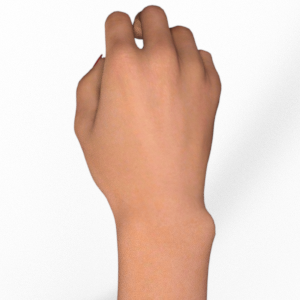
#> input picture Rock_Paper_Scissors/Rock-Paper-Scissors/Rock-Paper-Scissors/test/rock/testrock01-10.png, 300 x 300 px, found by its file name
$ jupyter execute --allow-errors RockPaperScissors_Final.ipynb
#> lines starting #> are read from the running program, lines starting #| are printed output that depends on the picture; after the words box and inside, x2 and y2 are one past the last pixel; in counts of white or black regions, pixels touching at a corner belong together
[cell 1]
# --------------------
# PART 0: Imports
# --------------------
from google.colab import drive
import os
import cv2
import numpy as np
import pandas as pd
import matplotlib.pyplot as plt
from sklearn.metrics import f1_score
from sklearn.neighbors import KNeighborsClassifier
from sklearn.preprocessing import StandardScaler
from sklearn.model_selection import GridSearchCV, KFold
from sklearn.utils import shuffle

[cell 2]
# ------------------------------------------
# PART 1: Mount Drive & Set Correct Paths
# ------------------------------------------
drive.mount('/content/drive')

base_dir = '/content/drive/MyDrive/ML_Project/Rock_Paper_Scissors/Rock-Paper-Scissors'
train_dir = os.path.join(base_dir, 'train')
test_dir = os.path.join(base_dir, 'test')

categories = ['rock', 'paper', 'scissors']
IMG_SIZE = 48

[cell 3]
# ------------------------------------
# PART 2: Load Dataset & Shuffle
# ------------------------------------
def load_data(directory):
    """Load images and labels from a given directory with early resizing and shuffling."""
    X, y = [], []
    for category in categories:
        folder_path = os.path.join(directory, category)
        if not os.path.exists(folder_path):
            print(f"Warning: Folder not found -> {folder_path}")
            continue

        label = categories.index(category)
        for img_name in os.listdir(folder_path):
            img_path = os.path.join(folder_path, img_name)
            img = cv2.imread(img_path)
#> img is the input picture: shape (300, 300, 3); mean B, G, R 200.7, 211.2, 232.7
            if img is not None:
                # Convert to RGB for proper plotting and resize early to save RAM
                img_rgb = cv2.cvtColor(img, cv2.COLOR_BGR2RGB)
                img_resized = cv2.resize(img_rgb, (150, 150))
                X.append(img_resized)
                y.append(label)

    # Shuffle indices to prevent sequence bias and maintain exact mapping
    indices = np.arange(len(X))
#> indices = [0, 1]
    np.random.shuffle(indices)
    return np.array([X[i] for i in indices]), np.array([y[i] for i in indices])

print("Loading Train and Test datasets separately...")
X_train_raw, y_train = load_data(train_dir)
#> y_train = [1, 0]
X_test_raw, y_test = load_data(test_dir)
#> y_test = [0, 1]
print(f"Loaded {len(X_train_raw)} Train images and {len(X_test_raw)} Test images.")
#| Loaded 2 Train images and 2 Test images.

[cell 4]
# ------------------------------------------------------------------------
# PART 3: Feature Engineering (Aspect-Ratio Preserving Crop)
# ------------------------------------------------------------------------
def get_hand_mask_and_crop(img_rgb):
    """
    Applies Grayscale -> Gaussian Blur -> Otsu Thresholding -> Aspect-Ratio Preserving Crop.
    Padding the cropped bounding box to a perfect square before resizing prevents
    shape distortion (e.g., stopping 'Paper' from squashing and looking like 'Rock').
    """
    gray = cv2.cvtColor(img_rgb, cv2.COLOR_RGB2GRAY)
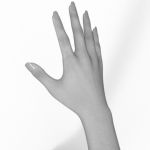
#> gray: shape (150, 150); min 103, max 254, mean 228.7
    blur = cv2.GaussianBlur(gray, (5, 5), 0)
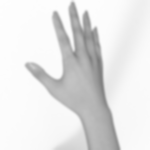
#> blur: shape (150, 150); min 123, max 254, mean 228.7

    # Otsu thresholding separates the hand from the white background
    _, thresh = cv2.threshold(blur, 0, 255, cv2.THRESH_BINARY_INV + cv2.THRESH_OTSU)
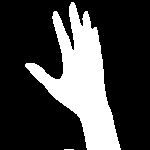
#> thresh: shape (150, 150); 25.6% white; 2 white regions (1 under 20 px), largest, box (x1, y1, x2, y2) and area: (25, 2, 121, 150) 5753

    # Find bounding box to crop out empty background
    points = cv2.findNonZero(thresh)
#> points = contour of 5763 points, box (x1, y1, x2, y2) (25, 2, 121, 150), area 2068
    if points is not None:
        x, y, w, h = cv2.boundingRect(points)
#> x = 25; y = 2; w = 96; h = 148
        cropped_hand = thresh[y:y+h, x:x+w]
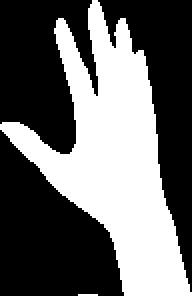
#> cropped_hand: shape (148, 96) (shown 2 times larger); 40.6% white; 2 white regions (1 under 20 px), largest, box (x1, y1, x2, y2) and area: (0, 0, 96, 148) 5753

        # Pad the image to a square BEFORE resizing to preserve aspect ratio
        max_dim = max(w, h)
#> max_dim = 148
        pad_top = (max_dim - h) // 2
#> pad_top = 0
        pad_bottom = max_dim - h - pad_top
#> pad_bottom = 0
        pad_left = (max_dim - w) // 2
#> pad_left = 26
        pad_right = max_dim - w - pad_left
#> pad_right = 26

        # Add black padding (value=0) around the hand
        square_hand = cv2.copyMakeBorder(cropped_hand, pad_top, pad_bottom, pad_left, pad_right, cv2.BORDER_CONSTANT, value=0)
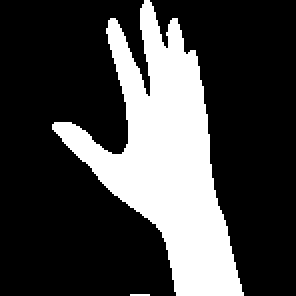
#> square_hand: shape (148, 148) (shown 2 times larger); 26.3% white; 2 white regions (1 under 20 px), largest, box (x1, y1, x2, y2) and area: (26, 0, 122, 148) 5753
    else:
        square_hand = thresh

    # Resize to the final grid
    resized = cv2.resize(square_hand, (IMG_SIZE, IMG_SIZE))
    return resized

print("\n--- Feature Engineering (Smart Square Crop) ---")
X_train_masks = np.array([get_hand_mask_and_crop(img) for img in X_train_raw])
#> in get_hand_mask_and_crop (call 2), `gray = cv2.cvtColor(img_rgb, cv2.COLOR_RGB2GRAY)`:
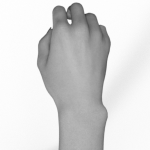
#> gray: shape (150, 150); min 61, max 254, mean 216.6
#> in get_hand_mask_and_crop (call 2), `blur = cv2.GaussianBlur(gray, (5, 5), 0)`:
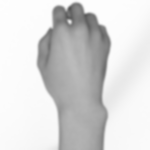
#> blur: shape (150, 150); min 87, max 254, mean 216.6
#> in get_hand_mask_and_crop (call 2), `_, thresh = cv2.threshold(blur, 0, 255, cv2.THRESH_BINARY_INV + cv2.TH..`:
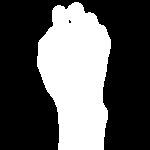
#> thresh: shape (150, 150); 35.6% white; 1 white region, box (x1, y1, x2, y2) and area: (37, 2, 111, 150) 8013
#> in get_hand_mask_and_crop (call 2), `points = cv2.findNonZero(thresh)`: points = contour of 8013 points, box (x1, y1, x2, y2) (37, 2, 111, 150), area 1811
#> in get_hand_mask_and_crop (call 2), `x, y, w, h = cv2.boundingRect(points)`: x = 37; w = 74
#> in get_hand_mask_and_crop (call 2), `cropped_hand = thresh[y:y+h, x:x+w]`:
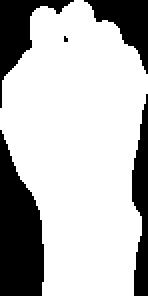
#> cropped_hand: shape (148, 74) (shown 2 times larger); 73.2% white; 5 black regions (1 under 20 px), largest, box (x1, y1, x2, y2) and area: (0, 65, 22, 148) 1288, (0, 0, 37, 54) 595, (66, 47, 74, 148) 534, (42, 0, 74, 37) 517
#> in get_hand_mask_and_crop (call 2), `pad_left = (max_dim - w) // 2`: pad_left = 37
#> in get_hand_mask_and_crop (call 2), `square_hand = cv2.copyMakeBorder(cropped_hand, pad_top, pad_bottom, pa..`:
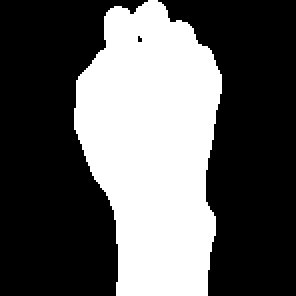
#> square_hand: shape (148, 148) (shown 2 times larger); 36.6% white; 1 white region, box (x1, y1, x2, y2) and area: (37, 0, 111, 148) 8013
X_test_masks = np.array([get_hand_mask_and_crop(img) for img in X_test_raw])

# Visualizing the Feature Engineering Process
num_examples = 5
fig, axes = plt.subplots(2, num_examples, figsize=(15, 6))

#> (the rest of this cell did not finish here and is left out)
